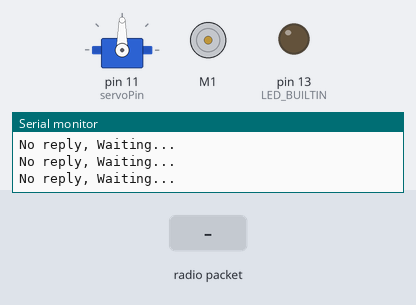
The sketch below on a simulated Arduino Uno, built with avr-gcc and run on an emulated ATmega328P. Parts: servo, DC motor (green arrow = forward, orange = backward, longer = faster), output pins drawn as LEDs (lit = HIGH), the last lines printed to the serial monitor. The inputs (shaded band) are chosen by the test bench. No radio packets arrive unless stated.

Above: at 1.2 s.
1.3 s: radio packet "1" arrives
At 1.7 s:
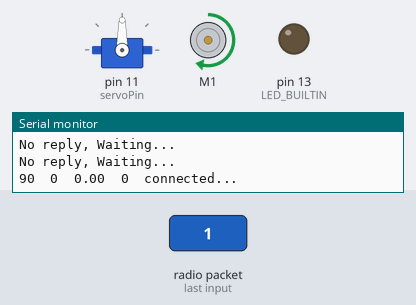
Timing chart, 0 to 4.3 s (numbered marks = the images above; inputs shaded):
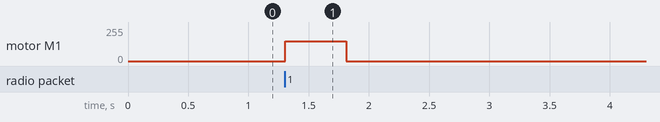

Measured:
- after the input at 1.3 s, motor M1: stopped → forward 150/255 at once, → stopped 0.50 s later

The sketch:

M0_Receiver.ino
```cpp
#include <SPI.h>
#include <RH_RF69.h>
#include <RHReliableDatagram.h>
#include <Servo.h>
#include <Adafruit_MotorShield.h>
#define RF69_FREQ 433.0
#define MY_ADDRESS     30
#define DEST_ADDRESS 86
#define RFM69_CS      8
#define RFM69_INT     3
#define RFM69_RST     4

RH_RF69 rf69(RFM69_CS, RFM69_INT);
RHReliableDatagram rf69_manager(rf69, MY_ADDRESS);

Adafruit_MotorShield AFMS = Adafruit_MotorShield();
Adafruit_DCMotor *myMotor = AFMS.getMotor(1);// Select which 'port' M1, M2, M3 or M4. In this case, M1
Servo servo;

int servoPin = 11;//thilde, connect to car
unsigned long lastReceivedTime = 0;
unsigned long currentTime = 0;


struct dataStruct {
 bool connection_TX;
 int throttle;
 int angle;
 float batteryLevel;
 int RX_BAT_LEDstate;
} values;

void setup() {
 Serial.begin(115200);
 pinMode(servoPin, OUTPUT);
 servo.attach(servoPin);
 pinMode(LED_BUILTIN, OUTPUT);
 AFMS.begin();
 myMotor->setSpeed(0);
 if (!rf69_manager.init())
 {
   Serial.println("RFM69 radio init failed");
   while (1);
 }

 if (!rf69.setFrequency(RF69_FREQ))
 {
   Serial.println("setFrequency failed");
 }

 rf69.setTxPower(20, true);

 uint8_t key[] = { 0x02, 0x02, 0x03, 0x04, 0x05, 0x06, 0x07, 0x08,
                   0x02, 0x02, 0x03, 0x04, 0x05, 0x06, 0x07, 0x08
                 };
 rf69.setEncryptionKey(key);
}

void loop() { //LED for not_connected is in setup, green light in loop
 currentTime = millis();

 if(currentTime - lastReceivedTime > 500){
   lastReceivedTime = currentTime;
   myMotor->run(RELEASE);
   values.angle = 90;
   Serial.print("Lost connection");
 }

 uint8_t len = sizeof(values);
 uint8_t from;
  //rf69_manager.recvfromAck((uint8_t *)&values, &len, &from);
 rf69_manager.recvfromAckTimeout((uint8_t *)&values, &len, 1, &from);
 if (values.connection_TX == 0){
   Serial.println("No reply, Waiting...");
  }

  if (rf69_manager.available()) {
   lastReceivedTime = millis();
   Serial.print(values.angle,DEC);
   Serial.print("\t");
   Serial.print(values.throttle);
   Serial.print("\t");
   Serial.print(values.batteryLevel);
   Serial.print("\t");
   Serial.print(values.connection_TX);
   Serial.print("\t");

   servo.write(values.angle);


   Serial.println("connected...");


   if(values.throttle > 125 && values.throttle < 130){
   myMotor->run(RELEASE);
   }

   if(values.throttle > 130){
     myMotor->run(BACKWARD);
     myMotor->setSpeed(values.throttle);
   }

   if(values.throttle < 125){
     myMotor->run(FORWARD);
     myMotor->setSpeed(150-values.throttle);
   }
 }
}
```
